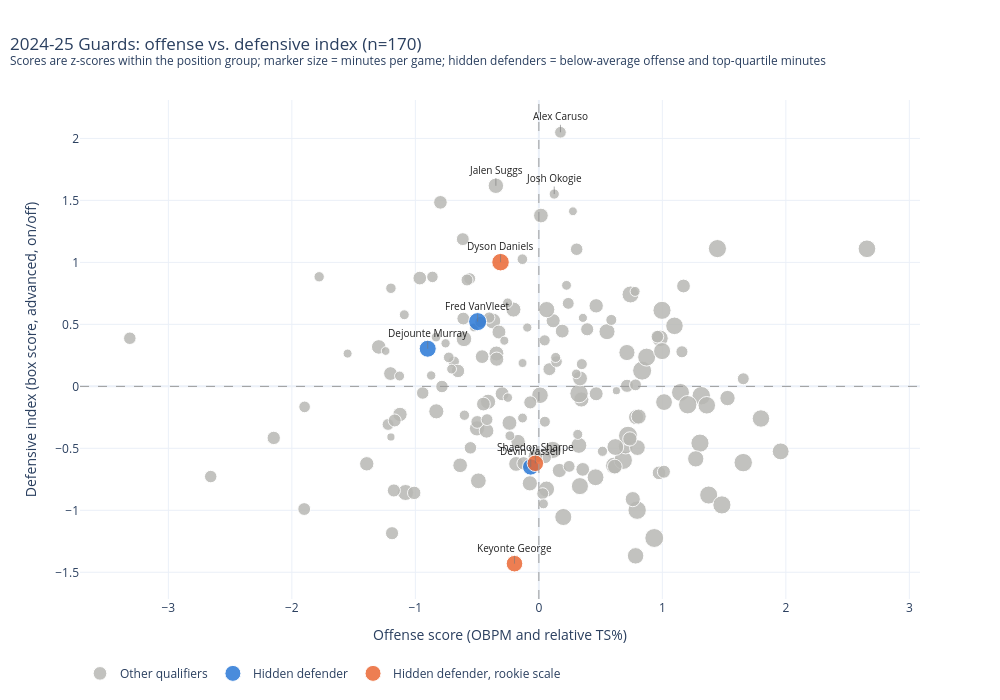
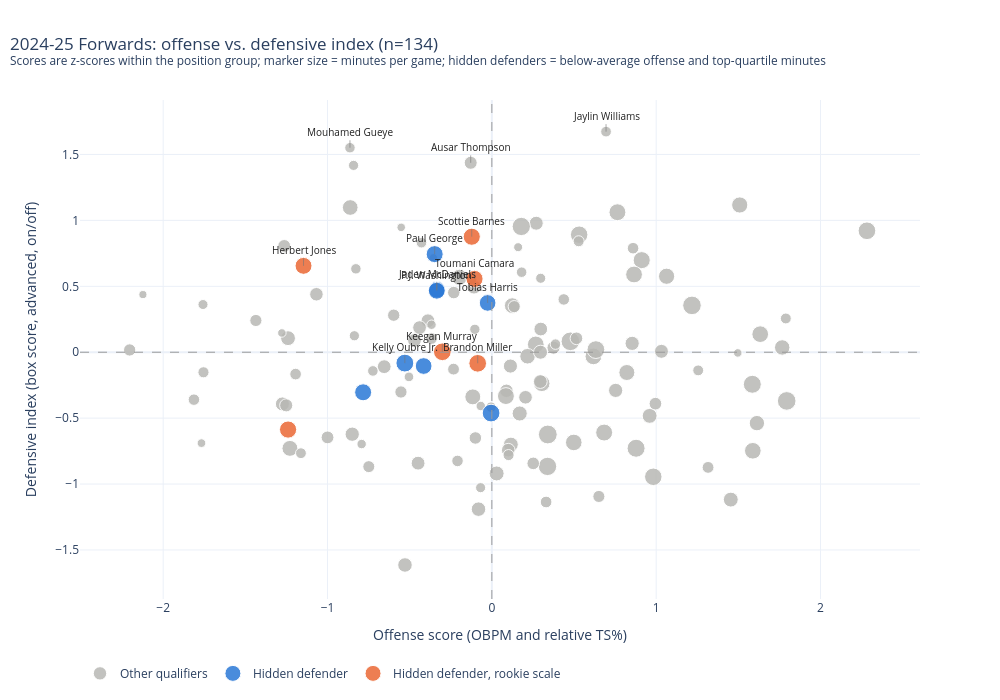
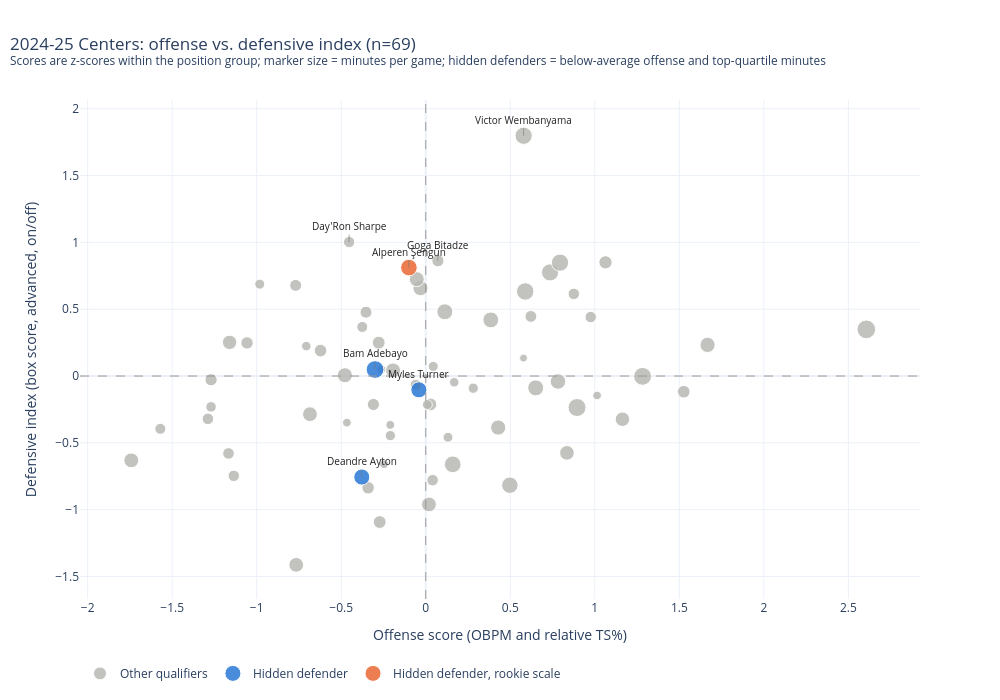

The notebook cell these images were saved under, in order:
### Markdown cell above
### Offense vs. defense

### Code cell
for group in ['G', 'F', 'C']:
    plot_offense_defense(frames[2025], group).show()

### Figure 1 — Plotly figure (JSON) as saved in the notebook; plotly's stock layout.template omitted (floating-point values rounded to 4 significant figures; data arrays with more than 128 entries replaced by an {"elided": "..."} marker saying what was removed)
{"data": [{"customdata": {"elided": "164x10 mixed values"}, "hovertemplate": "<b>%{customdata[0]}</b> (%{customdata[1]}, %{customdata[2]})<br>%{customdata[3]:.1f} MPG · NBA season #%{customdata[4]}<br>Defense index %{y:+.2f} (group pctile %{customdata[5]:.0f})<br>Box score %{customdata[6]:+.2f} · Advanced %{customdata[7]:+.2f} · On/off %{customdata[8]:+.2f}<br>DRtg on-off %{customdata[9]:+.1f}<br>Offense score %{x:+.2f}<extra></extra>", "marker": {"color": "#b8b8b4", "line": {"color": "white", "width": 1}, "opacity": 0.85, "size": {"elided": "164 float values"}}, "mode": "markers", "name": "Other qualifiers", "type": "scatter", "x": {"elided": "164 float values"}, "y": {"elided": "164 float values"}}, {"customdata": [["Fred VanVleet", "HOU", "PG", 35.2, 9, 79.41, -0.03371, 1.085, 0.5154, -1.5], ["Devin Vassell", "SAS", "SG", 31.0, 5, 15.29, 0.04084, -0.5209, -1.47, 5.6], ["Dejounte Murray", "NOP", "PG", 32.6, 9, 68.82, 0.9015, -0.03109, 0.04011, 0.2]], "hovertemplate": "<b>%{customdata[0]}</b> (%{customdata[1]}, %{customdata[2]})<br>%{customdata[3]:.1f} MPG · NBA season #%{customdata[4]}<br>Defense index %{y:+.2f} (group pctile %{customdata[5]:.0f})<br>Box score %{customdata[6]:+.2f} · Advanced %{customdata[7]:+.2f} · On/off %{customdata[8]:+.2f}<br>DRtg on-off %{customdata[9]:+.1f}<br>Offense score %{x:+.2f}<extra></extra>", "marker": {"color": "#2a78d6", "line": {"color": "white", "width": 1}, "opacity": 0.85, "size": [18.08, 16.4, 17.04]}, "mode": "markers", "name": "Hidden defender", "type": "scatter", "x": [-0.4958, -0.06602, -0.9001], "y": [0.5222, -0.6499, 0.3035]}, {"customdata": [["Dyson Daniels", "ATL", "SG", 33.8, 3, 93.53, 1.331, 1.606, 0.06807, 0.1], ["Shaedon Sharpe", "POR", "SG", 31.3, 3, 20.0, -0.5464, -0.4894, -0.8266, 3.3], ["Keyonte George", "UTA", "PG", 31.5, 2, 0.5882, -0.4343, -1.884, -1.973, 7.4]], "hovertemplate": "<b>%{customdata[0]}</b> (%{customdata[1]}, %{customdata[2]})<br>%{customdata[3]:.1f} MPG · NBA season #%{customdata[4]}<br>Defense index %{y:+.2f} (group pctile %{customdata[5]:.0f})<br>Box score %{customdata[6]:+.2f} · Advanced %{customdata[7]:+.2f} · On/off %{customdata[8]:+.2f}<br>DRtg on-off %{customdata[9]:+.1f}<br>Offense score %{x:+.2f}<extra></extra>", "marker": {"color": "#eb6834", "line": {"color": "white", "width": 1}, "opacity": 0.85, "size": [17.52, 16.52, 16.6]}, "mode": "markers", "name": "Hidden defender, rookie scale", "type": "scatter", "x": [-0.3103, -0.02837, -0.1974], "y": [1.002, -0.6208, -1.43]}], "layout": {"annotations": [{"arrowcolor": "#777777", "arrowhead": 0, "arrowwidth": 0.6, "ax": 0, "ay": -16, "font": {"color": "#222222", "size": 10}, "showarrow": true, "text": "Dyson Daniels", "x": -0.3103, "y": 1.002}, {"arrowcolor": "#777777", "arrowhead": 0, "arrowwidth": 0.6, "ax": 0, "ay": -16, "font": {"color": "#222222", "size": 10}, "showarrow": true, "text": "Fred VanVleet", "x": -0.4958, "y": 0.5222}, {"arrowcolor": "#777777", "arrowhead": 0, "arrowwidth": 0.6, "ax": 0, "ay": -16, "font": {"color": "#222222", "size": 10}, "showarrow": true, "text": "Dejounte Murray", "x": -0.9001, "y": 0.3035}, {"arrowcolor": "#777777", "arrowhead": 0, "arrowwidth": 0.6, "ax": 0, "ay": -16, "font": {"color": "#222222", "size": 10}, "showarrow": true, "text": "Shaedon Sharpe", "x": -0.02837, "y": -0.6208}, {"arrowcolor": "#777777", "arrowhead": 0, "arrowwidth": 0.6, "ax": 0, "ay": -16, "font": {"color": "#222222", "size": 10}, "showarrow": true, "text": "Devin Vassell", "x": -0.06602, "y": -0.6499}, {"arrowcolor": "#777777", "arrowhead": 0, "arrowwidth": 0.6, "ax": 0, "ay": -16, "font": {"color": "#222222", "size": 10}, "showarrow": true, "text": "Keyonte George", "x": -0.1974, "y": -1.43}, {"arrowcolor": "#777777", "arrowhead": 0, "arrowwidth": 0.6, "ax": 0, "ay": -16, "font": {"color": "#222222", "size": 10}, "showarrow": true, "text": "Alex Caruso", "x": 0.1748, "y": 2.05}, {"arrowcolor": "#777777", "arrowhead": 0, "arrowwidth": 0.6, "ax": 0, "ay": -16, "font": {"color": "#222222", "size": 10}, "showarrow": true, "text": "Jalen Suggs", "x": -0.3482, "y": 1.618}, {"arrowcolor": "#777777", "arrowhead": 0, "arrowwidth": 0.6, "ax": 0, "ay": -16, "font": {"color": "#222222", "size": 10}, "showarrow": true, "text": "Josh Okogie", "x": 0.1245, "y": 1.551}], "height": 700, "hoverlabel": {"bgcolor": "white"}, "legend": {"orientation": "h", "x": 0, "y": -0.12}, "shapes": [{"line": {"color": "#9a9a9a", "dash": "dash", "width": 1}, "type": "line", "x0": 0, "x1": 1, "xref": "x domain", "y0": 0, "y1": 0, "yref": "y"}, {"line": {"color": "#9a9a9a", "dash": "dash", "width": 1}, "type": "line", "x0": 0, "x1": 0, "xref": "x", "y0": 0, "y1": 1, "yref": "y domain"}], "title": {"text": "2024-25 Guards: offense vs. defensive index (n=170)<br><sup>Scores are z-scores within the position group; marker size = minutes per game; hidden defenders = below-average offense and top-quartile minutes</sup>", "x": 0.01}, "width": 1000, "xaxis": {"title": {"text": "Offense score (OBPM and relative TS%)"}}, "yaxis": {"title": {"text": "Defensive index (box score, advanced, on/off)"}}}}

### Figure 2 — Plotly figure (JSON) as saved in the notebook; plotly's stock layout.template omitted (floating-point values rounded to 4 significant figures; data arrays with more than 128 entries replaced by an {"elided": "..."} marker saying what was removed)
{"data": [{"customdata": {"elided": "120x10 mixed values"}, "hovertemplate": "<b>%{customdata[0]}</b> (%{customdata[1]}, %{customdata[2]})<br>%{customdata[3]:.1f} MPG · NBA season #%{customdata[4]}<br>Defense index %{y:+.2f} (group pctile %{customdata[5]:.0f})<br>Box score %{customdata[6]:+.2f} · Advanced %{customdata[7]:+.2f} · On/off %{customdata[8]:+.2f}<br>DRtg on-off %{customdata[9]:+.1f}<br>Offense score %{x:+.2f}<extra></extra>", "marker": {"color": "#b8b8b4", "line": {"color": "white", "width": 1}, "opacity": 0.85, "size": [18.8, 18.36, 18.64, 18.56, 17.48, 17.08, 17.96, 17.68, 18.6, 14.88, 16.92, 16.88, 16.2, 14.84, 16.0, 15.92, 15.68, 14.28, 16.68, 17.48, 15.68, 14.92, 15.92, 13.44, 15.12, 13.72, 16.68, 16.88, 18.0, 13.84, 16.28, 13.56, 13.8, 13.84, 15.56, 16.64, 13.64, 16.68, 14.88, 16.04, 12.6, 14.2, 13.76, 12.8, 14.52, 17.76, 14.0, 11.84, 12.68, 13.8, 11.56, 11.68, 16.56, 15.36, 12.08, 13.96, 11.64, 12.28, 11.0, 14.12, 11.84, 12.16, 12.64, 13.0, 12.16, 18.28, 14.2, 10.24, 12.48, 10.84, 12.28, 14.16, 11.52, 10.6, 16.2, 14.84, 11.56, 10.32, 16.76, 12.84, 14.04, 14.52, 13.72, 10.56, 9.68, 13.96, 10.16, 10.84, 11.08, 13.08, 10.04, 10.56, 10.12, 12.32, 12.48, 10.88, 15.44, 13.12, 10.48, 11.52, 9.44, 10.68, 9.44, 12.0, 9.0, 8.68, 10.52, 8.48, 13.52, 11.48, 8.28, 10.08, 11.12, 8.52, 8.48, 10.44, 8.08, 10.88, 10.48, 9.44]}, "mode": "markers", "name": "Other qualifiers", "type": "scatter", "x": [0.3406, 0.3388, 0.478, 1.218, 0.9824, 0.912, 1.585, 2.283, 1.794, 1.454, 0.6834, 0.7642, 1.508, 0.1158, 0.8215, -0.116, 0.1241, -0.8496, 0.2673, 0.5313, -0.8618, 0.02918, -1.229, 0.08895, 0.1695, 0.2977, 0.6179, 0.08561, 0.8777, -0.4488, 0.3043, 0.09979, 0.295, -0.3891, 0.2173, 1.588, 0.2049, 1.633, 0.9603, -0.1977, 0.2519, 0.8538, -0.471, -0.9999, -0.08123, 0.6331, -1.275, 1.316, 0.9955, -0.6549, -0.3676, 0.3302, 0.4986, 1.613, 0.6513, 0.2702, -1.194, -0.5531, 0.5283, 0.1131, -0.2331, 0.1361, 0.5148, -0.1286, -1.436, 0.1792, 0.7533, -0.8366, -0.2317, -1.162, -2.204, -0.1087, -0.2089, -0.7239, 1.063, -1.24, 0.8594, -0.1034, 0.8653, -1.263, 0.2961, -0.5285, -0.44, 0.1812, -0.5044, 1.032, -0.8415, -0.1239, 0.1018, -1.251, -1.758, -0.4283, 0.2972, -0.5971, -0.1002, 1.256, 1.767, 0.3751, -0.005348, 0.4378, -0.06749, 0.6949, -0.3672, -0.7487, 0.16, -1.767, 0.3873, 1.496, -1.067, -1.813, -0.3559, -0.06838, -1.755, -0.5515, -1.278, -0.8273, -2.123, 1.789, -0.8634, -0.7923], "y": [-0.624, -0.8661, 0.08279, 0.3553, -0.9449, 0.6985, -0.2431, 0.9213, -0.3693, -1.118, -0.6094, 1.062, 1.117, -0.7004, -0.1538, -0.3387, 0.3536, -0.6218, 0.05929, 0.8915, 1.098, -0.9195, -0.7293, -0.2926, -0.4646, 0.1759, -0.03153, -0.3326, -0.7284, -0.8416, -0.2367, -0.7426, -0.2223, 0.2385, -0.03037, -0.7476, -0.3419, 0.137, -0.4828, 0.5684, -0.8431, 0.06718, 0.08946, -0.646, -1.19, 0.01991, -0.3921, -0.8736, -0.3902, -0.1095, 0.1038, -1.136, -0.6843, -0.5377, -1.094, 0.9785, -0.1658, -0.3017, 0.8419, -0.105, -0.1281, 0.3458, 0.1056, 1.437, 0.2409, 0.954, -0.2895, 0.125, 0.4524, -0.7659, 0.01715, 0.495, -0.8244, -0.1418, 0.5765, 0.1066, 0.7891, 0.174, 0.5897, 0.8062, 3.098e-05, -1.614, 0.187, 0.6074, -0.187, 0.006834, 1.417, 0.553, -0.7802, -0.4029, 0.3619, 0.8309, 0.5611, 0.2809, -0.6503, -0.1376, 0.03616, 0.03429, -0.4164, 0.4004, -0.4078, 1.673, 0.2087, -0.8679, 0.7968, -0.6894, 0.06158, -0.005219, 0.4397, -0.3598, 0.717, -1.027, -0.1522, 0.9473, 0.1462, 0.6328, 0.4373, 0.2561, 1.551, -0.6965]}, {"customdata": [["Jaden McDaniels", "MIN", "PF", 31.9, 5, 76.87, 0.5154, 1.25, -0.3417, 0.9], ["Dillon Brooks", "HOU", "SF", 31.8, 8, 45.52, -0.7035, 0.1317, 0.258, -1.2], ["Tobias Harris", "DET", "PF", 31.6, 14, 72.39, -0.01453, 0.5641, 0.5721, -2.3], ["Jaylen Brown", "BOS", "SF", 34.3, 9, 25.37, -0.2337, 0.4189, -1.57, 5.2], ["Kelly Oubre Jr.", "PHI", "SF", 34.6, 10, 47.01, 0.3565, -0.6901, 0.08667, -0.6], ["P.J. Washington", "DAL", "PF", 32.2, 6, 76.12, 0.7018, 0.2681, 0.4293, -1.8], ["Jerami Grant", "POR", "PF", 32.4, 11, 33.58, -0.232, -0.4237, -0.256, 0.6], ["Paul George", "PHI", "PF", 32.5, 15, 86.57, 0.4751, -0.1284, 1.886, -6.9]], "hovertemplate": "<b>%{customdata[0]}</b> (%{customdata[1]}, %{customdata[2]})<br>%{customdata[3]:.1f} MPG · NBA season #%{customdata[4]}<br>Defense index %{y:+.2f} (group pctile %{customdata[5]:.0f})<br>Box score %{customdata[6]:+.2f} · Advanced %{customdata[7]:+.2f} · On/off %{customdata[8]:+.2f}<br>DRtg on-off %{customdata[9]:+.1f}<br>Offense score %{x:+.2f}<extra></extra>", "marker": {"color": "#2a78d6", "line": {"color": "white", "width": 1}, "opacity": 0.85, "size": [16.76, 16.72, 16.64, 17.72, 17.84, 16.88, 16.96, 17.0]}, "mode": "markers", "name": "Hidden defender", "type": "scatter", "x": [-0.3344, -0.415, -0.02569, -0.004679, -0.5294, -0.3351, -0.7833, -0.3479], "y": [0.4745, -0.1046, 0.3739, -0.4614, -0.08231, 0.4664, -0.3039, 0.7441]}, {"customdata": [["Keegan Murray", "SAC", "PF", 34.3, 3, 50.75, -0.05866, -0.5602, 0.6292, -2.5], ["Toumani Camara", "POR", "PF", 32.7, 2, 79.1, 1.547, 0.2636, -0.1418, 0.2], ["Scottie Barnes", "TOR", "PF", 32.8, 4, 91.04, 0.6358, 0.8209, 1.172, -4.4], ["Bilal Coulibaly", "WAS", "SF", 33.0, 2, 22.39, -0.2432, -1.061, -0.4559, 1.3], ["Brandon Miller", "CHO", "SF", 34.2, 2, 46.27, -0.1984, -0.5971, 0.5436, -2.2], ["Herbert Jones", "NOP", "SF", 32.4, 4, 84.33, 0.5825, -0.7025, 2.086, -7.6]], "hovertemplate": "<b>%{customdata[0]}</b> (%{customdata[1]}, %{customdata[2]})<br>%{customdata[3]:.1f} MPG · NBA season #%{customdata[4]}<br>Defense index %{y:+.2f} (group pctile %{customdata[5]:.0f})<br>Box score %{customdata[6]:+.2f} · Advanced %{customdata[7]:+.2f} · On/off %{customdata[8]:+.2f}<br>DRtg on-off %{customdata[9]:+.1f}<br>Offense score %{x:+.2f}<extra></extra>", "marker": {"color": "#eb6834", "line": {"color": "white", "width": 1}, "opacity": 0.85, "size": [17.72, 17.08, 17.12, 17.2, 17.68, 16.96]}, "mode": "markers", "name": "Hidden defender, rookie scale", "type": "scatter", "x": [-0.3012, -0.1054, -0.1222, -1.24, -0.08613, -1.146], "y": [0.003455, 0.5563, 0.8762, -0.5866, -0.08398, 0.6552]}], "layout": {"annotations": [{"arrowcolor": "#777777", "arrowhead": 0, "arrowwidth": 0.6, "ax": 0, "ay": -16, "font": {"color": "#222222", "size": 10}, "showarrow": true, "text": "Scottie Barnes", "x": -0.1222, "y": 0.8762}, {"arrowcolor": "#777777", "arrowhead": 0, "arrowwidth": 0.6, "ax": 0, "ay": -16, "font": {"color": "#222222", "size": 10}, "showarrow": true, "text": "Paul George", "x": -0.3479, "y": 0.7441}, {"arrowcolor": "#777777", "arrowhead": 0, "arrowwidth": 0.6, "ax": 0, "ay": -16, "font": {"color": "#222222", "size": 10}, "showarrow": true, "text": "Herbert Jones", "x": -1.146, "y": 0.6552}, {"arrowcolor": "#777777", "arrowhead": 0, "arrowwidth": 0.6, "ax": 0, "ay": -16, "font": {"color": "#222222", "size": 10}, "showarrow": true, "text": "Toumani Camara", "x": -0.1054, "y": 0.5563}, {"arrowcolor": "#777777", "arrowhead": 0, "arrowwidth": 0.6, "ax": 0, "ay": -16, "font": {"color": "#222222", "size": 10}, "showarrow": true, "text": "Jaden McDaniels", "x": -0.3344, "y": 0.4745}, {"arrowcolor": "#777777", "arrowhead": 0, "arrowwidth": 0.6, "ax": 0, "ay": -16, "font": {"color": "#222222", "size": 10}, "showarrow": true, "text": "P.J. Washington", "x": -0.3351, "y": 0.4664}, {"arrowcolor": "#777777", "arrowhead": 0, "arrowwidth": 0.6, "ax": 0, "ay": -16, "font": {"color": "#222222", "size": 10}, "showarrow": true, "text": "Tobias Harris", "x": -0.02569, "y": 0.3739}, {"arrowcolor": "#777777", "arrowhead": 0, "arrowwidth": 0.6, "ax": 0, "ay": -16, "font": {"color": "#222222", "size": 10}, "showarrow": true, "text": "Keegan Murray", "x": -0.3012, "y": 0.003455}, {"arrowcolor": "#777777", "arrowhead": 0, "arrowwidth": 0.6, "ax": 0, "ay": -16, "font": {"color": "#222222", "size": 10}, "showarrow": true, "text": "Kelly Oubre Jr.", "x": -0.5294, "y": -0.08231}, {"arrowcolor": "#777777", "arrowhead": 0, "arrowwidth": 0.6, "ax": 0, "ay": -16, "font": {"color": "#222222", "size": 10}, "showarrow": true, "text": "Brandon Miller", "x": -0.08613, "y": -0.08398}, {"arrowcolor": "#777777", "arrowhead": 0, "arrowwidth": 0.6, "ax": 0, "ay": -16, "font": {"color": "#222222", "size": 10}, "showarrow": true, "text": "Jaylin Williams", "x": 0.6949, "y": 1.673}, {"arrowcolor": "#777777", "arrowhead": 0, "arrowwidth": 0.6, "ax": 0, "ay": -16, "font": {"color": "#222222", "size": 10}, "showarrow": true, "text": "Mouhamed Gueye", "x": -0.8634, "y": 1.551}, {"arrowcolor": "#777777", "arrowhead": 0, "arrowwidth": 0.6, "ax": 0, "ay": -16, "font": {"color": "#222222", "size": 10}, "showarrow": true, "text": "Ausar Thompson", "x": -0.1286, "y": 1.437}], "height": 700, "hoverlabel": {"bgcolor": "white"}, "legend": {"orientation": "h", "x": 0, "y": -0.12}, "shapes": [{"line": {"color": "#9a9a9a", "dash": "dash", "width": 1}, "type": "line", "x0": 0, "x1": 1, "xref": "x domain", "y0": 0, "y1": 0, "yref": "y"}, {"line": {"color": "#9a9a9a", "dash": "dash", "width": 1}, "type": "line", "x0": 0, "x1": 0, "xref": "x", "y0": 0, "y1": 1, "yref": "y domain"}], "title": {"text": "2024-25 Forwards: offense vs. defensive index (n=134)<br><sup>Scores are z-scores within the position group; marker size = minutes per game; hidden defenders = below-average offense and top-quartile minutes</sup>", "x": 0.01}, "width": 1000, "xaxis": {"title": {"text": "Offense score (OBPM and relative TS%)"}}, "yaxis": {"title": {"text": "Defensive index (box score, advanced, on/off)"}}}}

### Figure 3 — Plotly figure (JSON) as saved in the notebook; plotly's stock layout.template omitted (floating-point values rounded to 4 significant figures; data arrays with more than 128 entries replaced by an {"elided": "..."} marker saying what was removed)
{"data": [{"customdata": {"elided": "65x10 mixed values"}, "hovertemplate": "<b>%{customdata[0]}</b> (%{customdata[1]}, %{customdata[2]})<br>%{customdata[3]:.1f} MPG · NBA season #%{customdata[4]}<br>Defense index %{y:+.2f} (group pctile %{customdata[5]:.0f})<br>Box score %{customdata[6]:+.2f} · Advanced %{customdata[7]:+.2f} · On/off %{customdata[8]:+.2f}<br>DRtg on-off %{customdata[9]:+.1f}<br>Offense score %{x:+.2f}<extra></extra>", "marker": {"color": "#b8b8b4", "line": {"color": "white", "width": 1}, "opacity": 0.85, "size": [17.12, 18.68, 16.72, 18.0, 17.88, 17.28, 15.2, 16.48, 15.92, 15.0, 15.16, 14.44, 14.72, 14.84, 14.76, 14.84, 14.36, 16.0, 17.4, 15.84, 15.08, 15.16, 17.28, 11.52, 12.44, 11.96, 12.16, 12.88, 12.6, 11.44, 11.92, 11.04, 12.8, 11.0, 12.6, 15.52, 12.56, 14.64, 12.2, 10.0, 11.8, 12.32, 10.24, 9.84, 10.0, 11.28, 10.24, 12.12, 14.96, 9.56, 13.24, 9.48, 11.0, 11.52, 8.68, 8.88, 11.44, 8.92, 8.76, 10.52, 11.52, 8.0, 11.56, 9.88, 8.76]}, "mode": "markers", "name": "Other qualifiers", "type": "scatter", "x": [0.7351, 2.606, 0.1595, 0.8948, 1.283, 0.7942, 1.667, 0.4975, 0.1128, -0.1938, 0.4285, 1.163, -0.7664, 0.0187, -0.685, -1.742, -1.161, 0.6505, 0.5884, 0.3846, -0.4785, -0.03125, 0.579, 0.0407, -0.341, -0.3537, 0.07179, -0.2785, 0.02803, 0.9758, -0.7696, -0.05973, -0.2724, -0.3755, 1.526, 0.7822, -0.6224, 0.8352, -1.27, -0.9821, 0.6219, -1.057, -0.2095, 0.1314, 0.04395, -0.4535, 0.2809, -0.3098, -0.05315, 0.1685, 1.063, -0.7067, -1.57, -1.289, 1.013, -0.2098, -1.136, -0.263, -0.4665, -1.27, 0.8759, 0.5781, -1.167, 0.00937, -0.2471], "y": [0.7755, 0.3493, -0.6611, -0.2357, -0.002401, 0.8484, 0.2329, -0.8173, 0.4807, 0.04179, -0.3856, -0.3236, -1.413, -0.9611, -0.2855, -0.6312, 0.2518, -0.08879, 0.6328, 0.4198, 0.005583, 0.658, 1.798, -0.7793, -0.8365, 0.4777, 0.8625, 0.2497, -0.2124, 0.4412, 0.6783, -0.06522, -1.093, 0.3671, -0.1174, -0.04104, 0.1902, -0.5752, -0.02792, 0.6876, 0.4461, 0.2476, -0.446, -0.4586, 0.07197, 1.003, -0.09127, -0.2129, 0.7246, -0.04686, 0.8508, 0.2237, -0.3949, -0.3207, -0.1457, -0.3658, -0.7472, 0.05011, -0.3487, -0.2306, 0.6147, 0.1341, -0.5795, -0.2142, -0.6601]}, {"customdata": [["Bam Adebayo", "MIA", "C", 34.3, 8, 57.97, -0.1372, 0.4112, -0.1274, -0.1], ["Myles Turner", "IND", "C", 30.2, 10, 43.48, -0.3038, -0.1194, 0.1132, -0.9], ["Deandre Ayton", "POR", "C", 30.2, 7, 10.14, -0.2748, -0.3929, -1.601, 4.8]], "hovertemplate": "<b>%{customdata[0]}</b> (%{customdata[1]}, %{customdata[2]})<br>%{customdata[3]:.1f} MPG · NBA season #%{customdata[4]}<br>Defense index %{y:+.2f} (group pctile %{customdata[5]:.0f})<br>Box score %{customdata[6]:+.2f} · Advanced %{customdata[7]:+.2f} · On/off %{customdata[8]:+.2f}<br>DRtg on-off %{customdata[9]:+.1f}<br>Offense score %{x:+.2f}<extra></extra>", "marker": {"color": "#2a78d6", "line": {"color": "white", "width": 1}, "opacity": 0.85, "size": [17.72, 16.08, 16.08]}, "mode": "markers", "name": "Hidden defender", "type": "scatter", "x": [-0.3001, -0.04073, -0.3785], "y": [0.04886, -0.1033, -0.7563]}, {"customdata": [["Alperen Şengün", "HOU", "C", 31.5, 4, 92.75, 0.2986, 1.091, 1.046, -4.0]], "hovertemplate": "<b>%{customdata[0]}</b> (%{customdata[1]}, %{customdata[2]})<br>%{customdata[3]:.1f} MPG · NBA season #%{customdata[4]}<br>Defense index %{y:+.2f} (group pctile %{customdata[5]:.0f})<br>Box score %{customdata[6]:+.2f} · Advanced %{customdata[7]:+.2f} · On/off %{customdata[8]:+.2f}<br>DRtg on-off %{customdata[9]:+.1f}<br>Offense score %{x:+.2f}<extra></extra>", "marker": {"color": "#eb6834", "line": {"color": "white", "width": 1}, "opacity": 0.85, "size": [16.6]}, "mode": "markers", "name": "Hidden defender, rookie scale", "type": "scatter", "x": [-0.09971], "y": [0.8116]}], "layout": {"annotations": [{"arrowcolor": "#777777", "arrowhead": 0, "arrowwidth": 0.6, "ax": 0, "ay": -16, "font": {"color": "#222222", "size": 10}, "showarrow": true, "text": "Alperen Şengün", "x": -0.09971, "y": 0.8116}, {"arrowcolor": "#777777", "arrowhead": 0, "arrowwidth": 0.6, "ax": 0, "ay": -16, "font": {"color": "#222222", "size": 10}, "showarrow": true, "text": "Bam Adebayo", "x": -0.3001, "y": 0.04886}, {"arrowcolor": "#777777", "arrowhead": 0, "arrowwidth": 0.6, "ax": 0, "ay": -16, "font": {"color": "#222222", "size": 10}, "showarrow": true, "text": "Myles Turner", "x": -0.04073, "y": -0.1033}, {"arrowcolor": "#777777", "arrowhead": 0, "arrowwidth": 0.6, "ax": 0, "ay": -16, "font": {"color": "#222222", "size": 10}, "showarrow": true, "text": "Deandre Ayton", "x": -0.3785, "y": -0.7563}, {"arrowcolor": "#777777", "arrowhead": 0, "arrowwidth": 0.6, "ax": 0, "ay": -16, "font": {"color": "#222222", "size": 10}, "showarrow": true, "text": "Victor Wembanyama", "x": 0.579, "y": 1.798}, {"arrowcolor": "#777777", "arrowhead": 0, "arrowwidth": 0.6, "ax": 0, "ay": -16, "font": {"color": "#222222", "size": 10}, "showarrow": true, "text": "Day'Ron Sharpe", "x": -0.4535, "y": 1.003}, {"arrowcolor": "#777777", "arrowhead": 0, "arrowwidth": 0.6, "ax": 0, "ay": -16, "font": {"color": "#222222", "size": 10}, "showarrow": true, "text": "Goga Bitadze", "x": 0.07179, "y": 0.8625}], "height": 700, "hoverlabel": {"bgcolor": "white"}, "legend": {"orientation": "h", "x": 0, "y": -0.12}, "shapes": [{"line": {"color": "#9a9a9a", "dash": "dash", "width": 1}, "type": "line", "x0": 0, "x1": 1, "xref": "x domain", "y0": 0, "y1": 0, "yref": "y"}, {"line": {"color": "#9a9a9a", "dash": "dash", "width": 1}, "type": "line", "x0": 0, "x1": 0, "xref": "x", "y0": 0, "y1": 1, "yref": "y domain"}], "title": {"text": "2024-25 Centers: offense vs. defensive index (n=69)<br><sup>Scores are z-scores within the position group; marker size = minutes per game; hidden defenders = below-average offense and top-quartile minutes</sup>", "x": 0.01}, "width": 1000, "xaxis": {"title": {"text": "Offense score (OBPM and relative TS%)"}}, "yaxis": {"title": {"text": "Defensive index (box score, advanced, on/off)"}}}}
